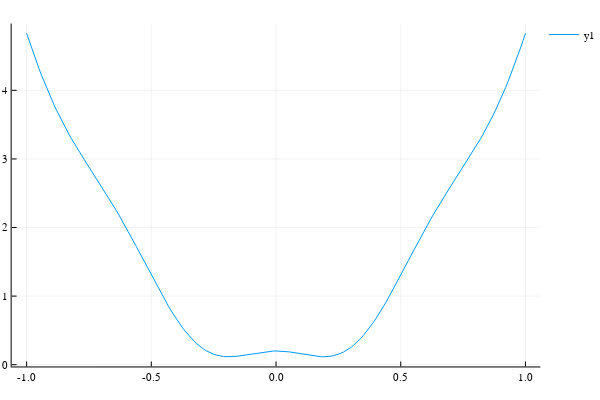

Source (notebook cell):
### Code cell
Plots.plot(-1:0.01:1, f.(-1:0.01:1))

### Figure 1 — Plotly figure (JSON) as saved in the notebook; plotly's stock layout.template omitted (floating-point values rounded to 4 significant figures; data arrays with more than 128 entries replaced by an {"elided": "..."} marker saying what was removed)
{"data": [{"colorbar": {"title": {"text": ""}}, "legendgroup": "y1", "line": {"color": "rgba(0, 154, 250, 1.000)", "dash": "solid", "shape": "linear", "width": 1}, "mode": "lines", "name": "y1", "showlegend": true, "type": "scatter", "x": {"elided": "201 float values"}, "xaxis": "x", "y": {"elided": "201 float values"}, "yaxis": "y", "zmax": null, "zmin": null}], "layout": {"annotations": [], "height": 400, "legend": {"bgcolor": "rgba(255, 255, 255, 1.000)", "bordercolor": "rgba(0, 0, 0, 1)", "font": {"color": "rgba(0, 0, 0, 1)", "family": "sans-serif", "size": 11}, "tracegroupgap": 0, "x": 1, "y": 1}, "margin": {"b": 20, "l": 0, "r": 0, "t": 20}, "paper_bgcolor": "rgba(255, 255, 255, 1.000)", "plot_bgcolor": "rgba(255, 255, 255, 1.000)", "showlegend": true, "width": 600, "xaxis": {"anchor": "y", "domain": [0.02138, 0.9934], "gridcolor": "rgba(0, 0, 0, 0.1)", "gridwidth": 0.5, "linecolor": "rgba(0, 0, 0, 1)", "mirror": false, "range": [-1.06, 1.06], "showgrid": true, "showline": true, "showticklabels": true, "tickangle": 0, "tickcolor": "rgb(0, 0, 0)", "tickfont": {"color": "rgba(0, 0, 0, 1)", "family": "sans-serif", "size": 11}, "tickmode": "array", "ticks": "inside", "ticktext": ["-1.0", "-0.5", "0.0", "0.5", "1.0"], "tickvals": [-1, -0.5, 0, 0.5, 1], "title": {"font": {"color": "rgba(0, 0, 0, 1)", "family": "sans-serif", "size": 15}, "text": ""}, "type": "linear", "visible": true, "zeroline": false, "zerolinecolor": "rgba(0, 0, 0, 1)"}, "yaxis": {"anchor": "x", "domain": [0.03762, 0.9902], "gridcolor": "rgba(0, 0, 0, 0.1)", "gridwidth": 0.5, "linecolor": "rgba(0, 0, 0, 1)", "mirror": false, "range": [-0.02565, 4.974], "showgrid": true, "showline": true, "showticklabels": true, "tickangle": 0, "tickcolor": "rgb(0, 0, 0)", "tickfont": {"color": "rgba(0, 0, 0, 1)", "family": "sans-serif", "size": 11}, "tickmode": "array", "ticks": "inside", "ticktext": ["0", "1", "2", "3", "4"], "tickvals": [0, 1, 2, 3, 4], "title": {"font": {"color": "rgba(0, 0, 0, 1)", "family": "sans-serif", "size": 15}, "text": ""}, "type": "linear", "visible": true, "zeroline": false, "zerolinecolor": "rgba(0, 0, 0, 1)"}}}
